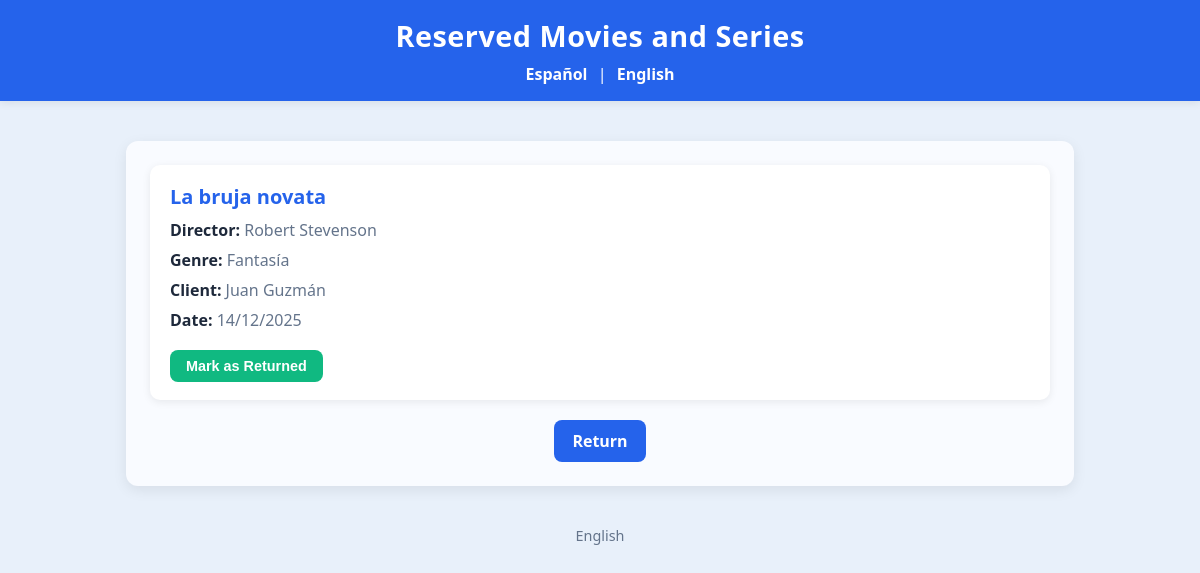
The page /peliculas_final/reservas_pelis.php?lang=en (signed in) on the database its author committed.
### tables this page shows
CREATE TABLE `reserva` (
  `ID` int(11) NOT NULL,
  `ID_LIBRO` int(11) DEFAULT NULL,
  `ID_PELICULA` int(11) DEFAULT NULL,
  `CLIENTE_ID` int(11) NOT NULL,
  `FECHA_RESERVA` date NOT NULL,
  `DEVUELTO` tinyint(1) DEFAULT 0
);

CREATE TABLE `peliculas` (
  `ID` int(11) NOT NULL,
  `Titulo` varchar(255) NOT NULL,
  `AÑO_ESTRENO` date NOT NULL,
  `DIRECTOR` varchar(255) NOT NULL,
  `ACTORES` varchar(255) NOT NULL,
  `GENERO` varchar(255) NOT NULL,
  `TIPO_ADAPTACION` varchar(255) NOT NULL,
  `ADAPTACION_ID` int(11) DEFAULT NULL,
  `DISPONIBLE` tinyint(1) DEFAULT 1
);

CREATE TABLE `clientes` (
  `ID` int(11) NOT NULL,
  `NOMBRE` varchar(255) NOT NULL,
  `APELLIDOS` varchar(255) NOT NULL,
  `FECHA_NACIMIENTO` date NOT NULL,
  `LOCALIDAD` varchar(255) NOT NULL
);

### peliculas_final/traits.php (called while the page is built, shortened)
<?php
    trait FormatoFecha {
    public function formatearFecha($fecha) {
        return date('d/m/Y', strtotime($fecha));
  }
}
?>

### peliculas_final/reservas_pelis.php (the view, shortened to what this page needs)
<?php
include "conexion_db.php";
include "internacionalizacion.php";
include "traits.php";
$reservas_peliculas = [];
$consulta = "SELECT r.ID, r.ID_PELICULA, p.Titulo, r.FECHA_RESERVA, r.DEVUELTO,
                    c.NOMBRE, c.APELLIDOS, p.DIRECTOR, p.GENERO
             FROM reserva r
             JOIN peliculas p ON r.ID_PELICULA = p.ID
             JOIN clientes c ON r.CLIENTE_ID = c.ID
             WHERE r.DEVUELTO = FALSE
             ORDER BY r.FECHA_RESERVA DESC";
$resultado = $conexion->query($consulta);
if ($resultado && $resultado->num_rows > 0) {
    while ($row = $resultado->fetch_assoc()) {
        $reservas_peliculas[] = $row;
    }
}
$helper = new ReservasPelis();
?>
<!DOCTYPE html>
<html lang="es">
<head>
</head>
<body>
<header>
    <h1><?php echo $traducciones["reservas_pelis"]; ?></h1>
    <div class="lang-selector">
        <a href="?lang=es">Español</a> |
        <a href="?lang=en">English</a>
    </div>
</header>
<div class="container">
    <?php if (count($reservas_peliculas) > 0): ?>
        <?php foreach ($reservas_peliculas as $reserva): ?>
            <div class="reserva-item">
                <h2><?php echo htmlspecialchars($reserva['Titulo']); ?></h2>
                <p><strong><?php echo $traducciones["director"]; ?>:</strong> <?php echo htmlspecialchars($reserva['DIRECTOR']); ?></p>
                <p><strong><?php echo $traducciones["genero"]; ?>:</strong> <?php echo htmlspecialchars($reserva['GENERO']); ?></p>
                <p><strong><?php echo $traducciones["cliente"]; ?>:</strong> <?php echo htmlspecialchars($reserva['NOMBRE'] . ' ' . $reserva['APELLIDOS']); ?></p>
                <p><strong><?php echo $traducciones["fecha"]; ?>:</strong>
                <?php echo $helper->formatearFecha($reserva['FECHA_RESERVA']); ?></p>
                <form action="devolver.php" method="POST" style="margin: 0;">
                    <button type="submit" class="btn-devolver"><?php echo $traducciones["marcarDevuelto"]; ?></button>
                </form>
            </div>
        <?php endforeach; ?>
    <?php else: ?>
        <p class="no-results"><?php echo $traducciones["noReservas"]; ?></p>
    <?php endif; ?>
    <div class="botones">
        <a href="reservas.php" class="boton"><?php echo $traducciones["volver"]; ?></a>
    </div>
</div>
<footer>
    <?php echo $traducciones["language"]; ?>
</footer>
</body>
</html>

### peliculas_final/reservas_pelis.php (style rules this page uses)
:root { --bg: #e8f0fa; --card: #ffffff; --text: #1e293b; --muted: #64748b; --accent: #2563eb; --accent-hover: #1d4ed8; --shadow: rgba(0, 0, 0, 0.08); --success: #10b981; }
body { margin: 0; font-family: "Segoe UI", Roboto, Helvetica, Arial, sans-serif; background: var(--bg); color: var(--text); padding: 0; }
header { background: var(--accent); color: #fff; padding: 16px 0; text-align: center; box-shadow: 0 2px 8px var(--shadow); }
header h1 { margin: 0; font-size: 1.8rem; letter-spacing: 0.5px; }
.lang-selector { margin-top: 8px; }
.lang-selector a { color: #fff; text-decoration: none; margin: 0 6px; font-weight: 600; transition: opacity 0.2s; }
.container { max-width: 900px; margin: 40px auto; background: #f9fbff; border-radius: 12px; padding: 24px; box-shadow: 0 4px 14px var(--shadow); }
.reserva-item { background: var(--card); border-radius: 10px; padding: 18px 20px; box-shadow: 0 2px 8px var(--shadow); margin-bottom: 16px; transition: transform 0.2s, box-shadow 0.2s; }
.reserva-item h2 { margin: 0 0 8px 0; font-size: 1.25rem; color: var(--accent); }
.reserva-item p { margin: 6px 0; color: var(--muted); line-height: 1.5; }
.reserva-item strong { color: var(--text); }
.botones { text-align: center; margin-top: 20px; display: flex; gap: 12px; justify-content: center; }
a.boton, input[type="submit"], button { display: inline-block; background: var(--accent); color: #fff; text-decoration: none; padding: 10px 18px; border-radius: 8px; font-weight: 600; transition: background 0.2s, transform 0.2s; border: none; cursor: pointer; font-size: 1rem; }
.btn-devolver { background: var(--success); padding: 8px 16px; font-size: 0.9rem; margin-top: 12px; }
footer { text-align: center; margin-top: 40px; font-size: 0.9rem; color: var(--muted); }

### rows shown on the page
reserva: ID_PELICULA.Titulo "La bruja novata", ID_PELICULA.DIRECTOR "Robert Stevenson", ID_PELICULA.GENERO "Fantasía", CLIENTE_ID.APELLIDOS "Juan Guzmán", FECHA_RESERVA "14/12/2025"

### other values the page prints
$traducciones["reservas_pelis"] "Reserved Movies and Series"
$traducciones["volver"] "Return"
$traducciones["language"] "English"
